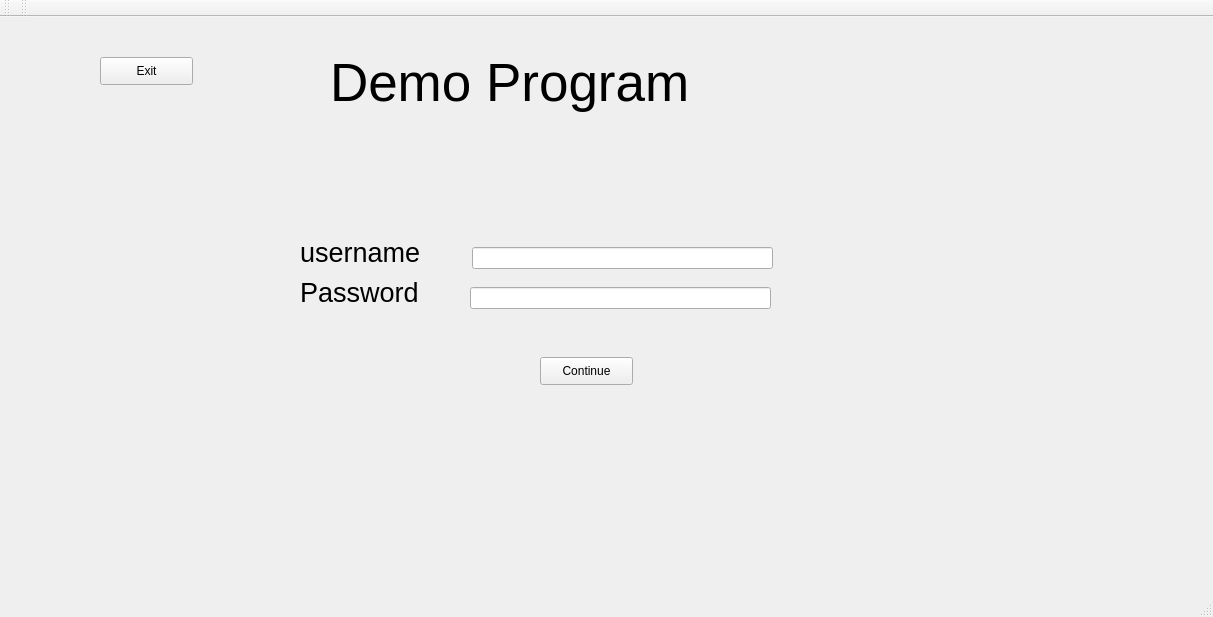
<?xml version="1.0" encoding="UTF-8"?>
<ui version="4.0">
 <class>MainWindow</class>
 <widget class="QMainWindow" name="MainWindow">
  <property name="geometry">
   <rect>
    <x>0</x>
    <y>0</y>
    <width>1213</width>
    <height>617</height>
   </rect>
  </property>
  <property name="windowTitle">
   <string>MainWindow</string>
  </property>
  <widget class="QWidget" name="centralWidget">
   <widget class="QStackedWidget" name="stackedWidget">
    <property name="geometry">
     <rect>
      <x>10</x>
      <y>90</y>
      <width>1131</width>
      <height>461</height>
     </rect>
    </property>
    <property name="autoFillBackground">
     <bool>true</bool>
    </property>
    <property name="frameShadow">
     <enum>QFrame::Plain</enum>
    </property>
    <widget class="QWidget" name="page">
     <widget class="QPushButton" name="pushButton">
      <property name="geometry">
       <rect>
        <x>530</x>
        <y>250</y>
        <width>93</width>
        <height>28</height>
       </rect>
      </property>
      <property name="text">
       <string>Continue</string>
      </property>
     </widget>
     <widget class="QLabel" name="label_2">
      <property name="geometry">
       <rect>
        <x>290</x>
        <y>130</y>
        <width>151</width>
        <height>31</height>
       </rect>
      </property>
      <property name="font">
       <font>
        <pointsize>20</pointsize>
       </font>
      </property>
      <property name="text">
       <string>username</string>
      </property>
     </widget>
     <widget class="QLabel" name="label_3">
      <property name="geometry">
       <rect>
        <x>290</x>
        <y>170</y>
        <width>151</width>
        <height>31</height>
       </rect>
      </property>
      <property name="font">
       <font>
        <pointsize>20</pointsize>
       </font>
      </property>
      <property name="text">
       <string>Password</string>
      </property>
     </widget>
     <widget class="QLineEdit" name="lineEdit">
      <property name="geometry">
       <rect>
        <x>462</x>
        <y>140</y>
        <width>301</width>
        <height>22</height>
       </rect>
      </property>
     </widget>
     <widget class="QLineEdit" name="lineEdit_2">
      <property name="geometry">
       <rect>
        <x>460</x>
        <y>180</y>
        <width>301</width>
        <height>22</height>
       </rect>
      </property>
     </widget>
    </widget>
    <widget class="QWidget" name="page_2">
     <widget class="QGroupBox" name="groupBox">
      <property name="geometry">
       <rect>
        <x>60</x>
        <y>30</y>
        <width>141</width>
        <height>401</height>
       </rect>
      </property>
      <property name="title">
       <string>Tools</string>
      </property>
      <widget class="QPushButton" name="pushButton_5">
       <property name="geometry">
        <rect>
         <x>20</x>
         <y>40</y>
         <width>93</width>
         <height>28</height>
        </rect>
       </property>
       <property name="text">
        <string>My Grades</string>
       </property>
      </widget>
      <widget class="QPushButton" name="pushButton_6">
       <property name="geometry">
        <rect>
         <x>20</x>
         <y>140</y>
         <width>93</width>
         <height>28</height>
        </rect>
       </property>
       <property name="text">
        <string>Info</string>
       </property>
      </widget>
      <widget class="QPushButton" name="pushButton_7">
       <property name="geometry">
        <rect>
         <x>20</x>
         <y>250</y>
         <width>93</width>
         <height>28</height>
        </rect>
       </property>
       <property name="text">
        <string>GPa</string>
       </property>
      </widget>
     </widget>
     <widget class="QPushButton" name="pushButton_3">
      <property name="geometry">
       <rect>
        <x>860</x>
        <y>10</y>
        <width>93</width>
        <height>28</height>
       </rect>
      </property>
      <property name="text">
       <string>LastPage</string>
      </property>
     </widget>
     <widget class="QPushButton" name="pushButton_4">
      <property name="geometry">
       <rect>
        <x>1000</x>
        <y>10</y>
        <width>93</width>
        <height>28</height>
       </rect>
      </property>
      <property name="text">
       <string>Next Page</string>
      </property>
     </widget>
     <widget class="QLabel" name="label_4">
      <property name="geometry">
       <rect>
        <x>540</x>
        <y>30</y>
        <width>151</width>
        <height>31</height>
       </rect>
      </property>
      <property name="text">
       <string>Teacher Page</string>
      </property>
     </widget>
     <widget class="QGroupBox" name="groupBox_2">
      <property name="geometry">
       <rect>
        <x>370</x>
        <y>90</y>
        <width>441</width>
        <height>181</height>
       </rect>
      </property>
      <property name="title">
       <string>GroupBox</string>
      </property>
      <widget class="QLabel" name="label_5">
       <property name="geometry">
        <rect>
         <x>70</x>
         <y>20</y>
         <width>121</width>
         <height>31</height>
        </rect>
       </property>
       <property name="font">
        <font>
         <pointsize>20</pointsize>
        </font>
       </property>
       <property name="text">
        <string>courses</string>
       </property>
      </widget>
      <widget class="QPushButton" name="pushButton_8">
       <property name="geometry">
        <rect>
         <x>80</x>
         <y>70</y>
         <width>93</width>
         <height>28</height>
        </rect>
       </property>
       <property name="text">
        <string>Course 2</string>
       </property>
      </widget>
      <widget class="QPushButton" name="pushButton_9">
       <property name="geometry">
        <rect>
         <x>80</x>
         <y>110</y>
         <width>93</width>
         <height>28</height>
        </rect>
       </property>
       <property name="text">
        <string>Course 1</string>
       </property>
      </widget>
     </widget>
    </widget>
    <widget class="QWidget" name="page_3">
     <widget class="QGroupBox" name="groupBox_3">
      <property name="geometry">
       <rect>
        <x>110</x>
        <y>60</y>
        <width>120</width>
        <height>321</height>
       </rect>
      </property>
      <property name="title">
       <string>GroupBox</string>
      </property>
     </widget>
     <widget class="QGroupBox" name="groupBox_4">
      <property name="geometry">
       <rect>
        <x>430</x>
        <y>70</y>
        <width>321</width>
        <height>291</height>
       </rect>
      </property>
      <property name="title">
       <string>GroupBox</string>
      </property>
     </widget>
     <widget class="QLabel" name="label_6">
      <property name="geometry">
       <rect>
        <x>520</x>
        <y>30</y>
        <width>55</width>
        <height>16</height>
       </rect>
      </property>
      <property name="text">
       <string>TextLabel</string>
      </property>
     </widget>
     <widget class="QPushButton" name="pushButton_10">
      <property name="geometry">
       <rect>
        <x>780</x>
        <y>20</y>
        <width>93</width>
        <height>28</height>
       </rect>
      </property>
      <property name="text">
       <string>PushButton</string>
      </property>
     </widget>
     <widget class="QPushButton" name="pushButton_11">
      <property name="geometry">
       <rect>
        <x>930</x>
        <y>20</y>
        <width>93</width>
        <height>28</height>
       </rect>
      </property>
      <property name="text">
       <string>PushButton</string>
      </property>
     </widget>
    </widget>
   </widget>
   <widget class="QLabel" name="label">
    <property name="geometry">
     <rect>
      <x>330</x>
      <y>20</y>
      <width>451</width>
      <height>91</height>
     </rect>
    </property>
    <property name="font">
     <font>
      <pointsize>40</pointsize>
     </font>
    </property>
    <property name="text">
     <string>Demo Program</string>
    </property>
   </widget>
   <widget class="QPushButton" name="pushButton_2">
    <property name="geometry">
     <rect>
      <x>100</x>
      <y>40</y>
      <width>93</width>
      <height>28</height>
     </rect>
    </property>
    <property name="text">
     <string>Exit</string>
    </property>
   </widget>
  </widget>
  <widget class="QMenuBar" name="menuBar">
   <property name="geometry">
    <rect>
     <x>0</x>
     <y>0</y>
     <width>1213</width>
     <height>26</height>
    </rect>
   </property>
  </widget>
  <widget class="QToolBar" name="mainToolBar">
   <attribute name="toolBarArea">
    <enum>TopToolBarArea</enum>
   </attribute>
   <attribute name="toolBarBreak">
    <bool>false</bool>
   </attribute>
  </widget>
  <widget class="QStatusBar" name="statusBar"/>
  <widget class="QToolBar" name="toolBar">
   <property name="windowTitle">
    <string>toolBar</string>
   </property>
   <attribute name="toolBarArea">
    <enum>TopToolBarArea</enum>
   </attribute>
   <attribute name="toolBarBreak">
    <bool>false</bool>
   </attribute>
  </widget>
 </widget>
 <layoutdefault spacing="6" margin="11"/>
 <resources/>
 <connections/>
</ui>
